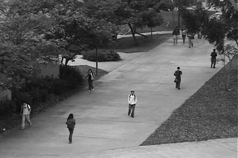
#> input picture rob7/perception/lecture3/Exercises/UCSD/Test016/001.tif, 238 x 158 px, found by its file name; its folder holds 4 pictures in this run
$ python BackgroundRemovalLukasKanade.py
#> lines starting #> are read from the running program, lines starting #| are printed output that depends on the picture
import cv2 as cv
import numpy as np
from matplotlib import pyplot as plt
import os

def loadImage(filename,folder, color=None):
    path = os.path.join(folder,filename)
    return cv.imread(path, color)

def getAverageBackgroundImage(files, folder):
    # Initialize variables to store accumulated pixel values
    sum_of_images = None

    # Loop through the list of images and accumulate pixel values
    for image_path in files:
        img = cv.imread(os.path.join(folder,image_path),cv.IMREAD_GRAYSCALE)
#> img is the input picture: shape (158, 238); min 0, max 253, mean 98.2

        # Convert the image to a floating-point format for accurate accumulation
        img_float = img.astype(np.float32)
#> pass 3 of the loop in getAverageBackgroundImage, `for image_path in files:`:
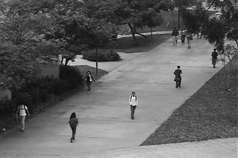
#> input picture rob7/perception/lecture3/Exercises/UCSD/Test016/004.tif, 238 x 158 px, found by its file name
#> in getAverageBackgroundImage, img is the input picture: shape (158, 238); min 0, max 252, mean 98.1
#> in getAverageBackgroundImage, `sum_of_images += img_float`:
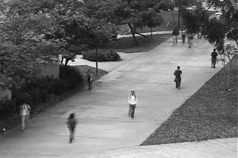
#> sum_of_images: shape (158, 238) float32; min 5, max 658, mean 294.7; drawn with min black and max white
#> the loop made 4 passes; the first 3 are shown

        if sum_of_images is None:
            sum_of_images = img_float
        else:
            sum_of_images += img_float

    # Divide the accumulated values by the number of images to compute the average
    average_image = (sum_of_images / len(files)).astype(np.uint8)
    return average_image


# Exercise 1: Make a program to flip through the images, and display the difference to the reference frame in red.

folder = os.path.join(os.getcwd(), 'lecture3','Exercises','UCSD','Test016')

# Sorted list of images
filelist = sorted(os.listdir(folder))

# Get the first image, and use it as a reference
# refImage = loadImage(filelist[0],folder,cv.IMREAD_GRAYSCALE)

# Exercise 2: Compute an avereage background image:
# Get the 10 first images and use them to compute the average background image.
averageFiles = filelist[:10]
refImage = getAverageBackgroundImage(averageFiles,folder)


for filename in filelist:
    frame = loadImage(filename, folder)
    gray = cv.cvtColor(frame, cv.COLOR_BGR2GRAY)

     # Absolute difference between the current frame and the average background
    diff = cv.absdiff(gray, refImage)
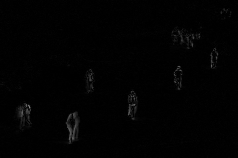
#> diff: shape (158, 238); min 0, max 129, mean 2

    # Merge the difference image into the red channel
    b, g, r = cv.split(frame)
    r += diff

    # Merge the channels back to create the modified frame
    result = cv.merge((b, g, r))


    cv.imshow('Video',result)

    if cv.waitKey(1) == ord('q'):
#> (key q is pressed here)
        break

    cv.waitKey(10)

cv.destroyAllWindows()
